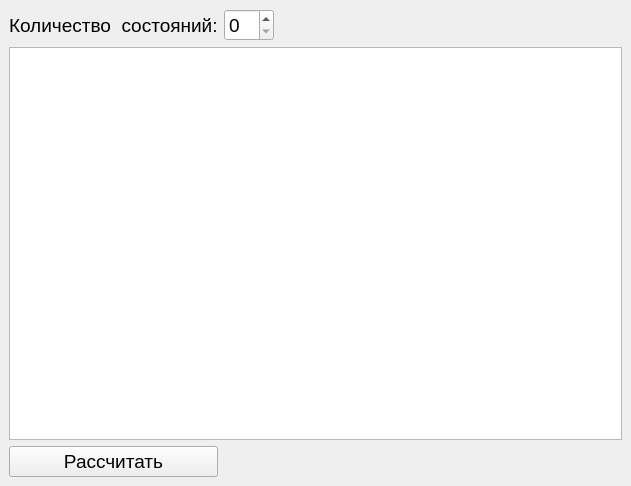
<?xml version="1.0" encoding="UTF-8"?>
<ui version="4.0">
 <class>MainWindow</class>
 <widget class="QMainWindow" name="MainWindow">
  <property name="enabled">
   <bool>true</bool>
  </property>
  <property name="geometry">
   <rect>
    <x>0</x>
    <y>0</y>
    <width>631</width>
    <height>486</height>
   </rect>
  </property>
  <property name="sizePolicy">
   <sizepolicy hsizetype="Ignored" vsizetype="Ignored">
    <horstretch>0</horstretch>
    <verstretch>0</verstretch>
   </sizepolicy>
  </property>
  <property name="font">
   <font>
    <pointsize>14</pointsize>
   </font>
  </property>
  <property name="windowTitle">
   <string>MainWindow</string>
  </property>
  <widget class="QWidget" name="centralwidget">
   <layout class="QGridLayout" name="gridLayout">
    <item row="0" column="0">
     <widget class="QLabel" name="label">
      <property name="text">
       <string>Количество  состояний:</string>
      </property>
     </widget>
    </item>
    <item row="0" column="1">
     <widget class="QSpinBox" name="statesBox"/>
    </item>
    <item row="0" column="2">
     <spacer name="horizontalSpacer">
      <property name="orientation">
       <enum>Qt::Horizontal</enum>
      </property>
      <property name="sizeHint" stdset="0">
       <size>
        <width>285</width>
        <height>20</height>
       </size>
      </property>
     </spacer>
    </item>
    <item row="1" column="0" colspan="3">
     <widget class="QTableWidget" name="table"/>
    </item>
    <item row="2" column="0">
     <widget class="QPushButton" name="pushButton">
      <property name="text">
       <string>Рассчитать</string>
      </property>
     </widget>
    </item>
   </layout>
  </widget>
 </widget>
 <resources/>
 <connections/>
</ui>
